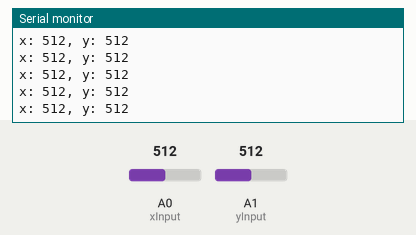
Recording of a sketch running on a simulated Arduino Uno, built with avr-gcc and run on an emulated ATmega328P. Parts: the last lines printed to the serial monitor. Inputs (shaded band) come from the test bench; at power-on: A0 (xInput) = 512, A1 (yInput) = 512.

Above: at 1.2 s.
1.3 s: A0 (xInput) set to 11
At 2.3 s:
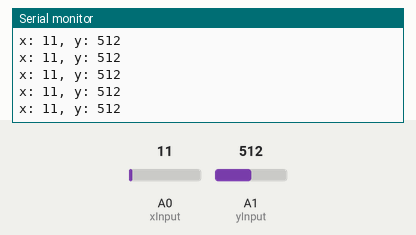
2.8 s: A0 (xInput) set to 8
At 3.3 s:
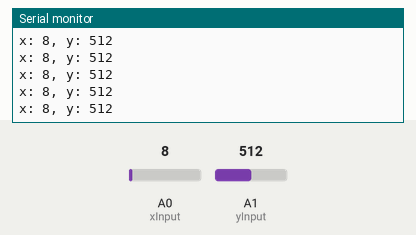
10.3 s: A0 (xInput) set to 993
At 11.1 s:
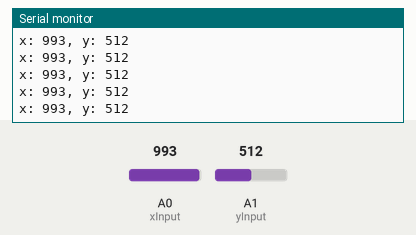
Timing chart, 0 to 13.3 s (numbered marks = the images above; inputs shaded):
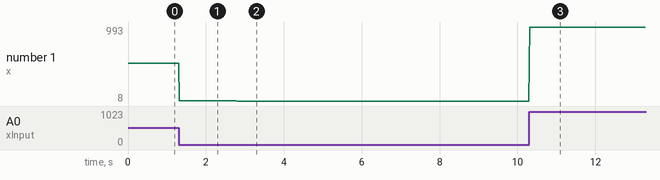

The sketch:

joysticktest.ino
```cpp
int xInput = A0;
int yInput = A1;
int x = 0;
int y = 0;

void setup() {
  // put your setup code here, to run once:
Serial.begin(9600);
pinMode(xInput,INPUT);
pinMode(yInput,INPUT);
}

void loop() {
  // put your main code here, to run repeatedly:


x = analogRead(xInput);
y = analogRead(yInput);

Serial.print("x: ");
Serial.print(x);
Serial.print(", y: ");
Serial.println(y);

delay(20);

}
```

Measured:
- after the input at 1.3 s, the serial monitor: prints a new line at once (image 1)
- after the input at 2.8 s, the serial monitor: prints a new line at once (image 2)
- after the input at 10.3 s, the serial monitor: prints a new line at once (image 3)
- plotted number 1: 512 → 11 after the input at 1.3 s, 11 → 8 after the input at 2.8 s, 8 → 993 after the input at 10.3 s
